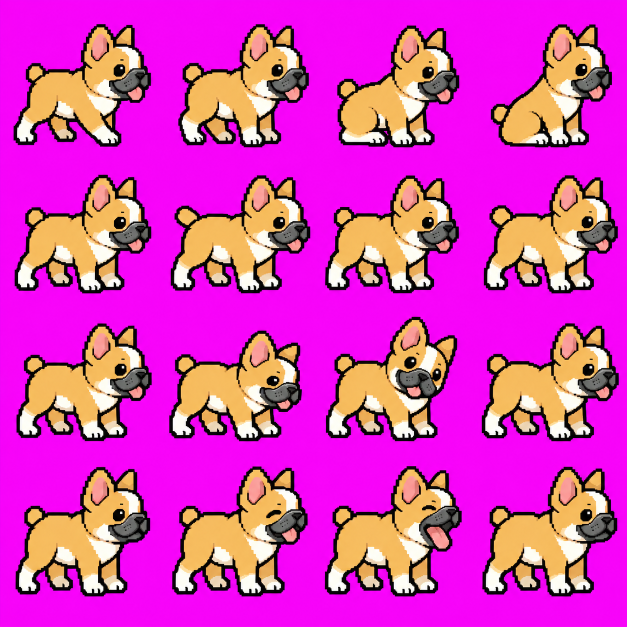
#> input picture assets/pixel_companions_v8/sheets/dog_french_fawn_daily_sheet.png, 1254 x 1254 px (shown at 1/2 size)
$ python build_frenchie_daily_v8.py
#> lines starting #> are read from the running program, lines starting #| are printed output that depends on the picture; after the words box and inside, x2 and y2 are one past the last pixel; in counts of white or black regions, pixels touching at a corner belong together
### tools/build_pixel_companions_v3.py
"""Build transparent, fixed-size animation frames for every desktop companion.

Each input is a 4x4 production sprite sheet.  The script removes the solid
chroma background, keeps a single scale per character (so poses never inflate
or shrink), and aligns grounded poses to one shared foot line.
"""

from __future__ import annotations

from pathlib import Path
from shutil import copyfile

from PIL import Image


ROOT = Path(__file__).resolve().parents[1]
SHEET_DIR = ROOT / "assets" / "pixel_companions_v3" / "sheets"
FRAME_DIR = ROOT / "public" / "assets" / "pixel_companions_v3" / "frames"

FRAME_LAYOUT = (
    ("idle", 0), ("idle", 1), ("idle", 2), ("idle", 3),
    ("walk", 0), ("walk", 1), ("walk", 2), ("walk", 3),
    ("pounce", 0), ("jump", 0), ("jump", 1), ("land", 0),
    ("wash", 0), ("play", 0), ("roll", 0), ("stretch", 0),
)

ALIASES = {
    "look": (("idle", 0), ("idle", 1), ("idle", 2), ("idle", 3)),
    "sleep": (("idle", 1), ("idle", 3)),
    "dangle": (("jump", 0), ("jump", 1)),
    "focusing": (("idle", 0), ("idle", 1), ("idle", 2), ("idle", 3)),
}


def remove_background(cell: Image.Image) -> Image.Image:
    rgba = cell.convert("RGBA")
    pixels = rgba.load()
    for y in range(rgba.height):
        for x in range(rgba.width):
            r, g, b, a = pixels[x, y]
            # Generated sheets use #FF00FF chroma.  The broader threshold also
            # removes small compression/lighting variations at sprite edges.
            is_magenta = (
                r >= 20
                and b >= 20
                and g <= 155
                and r + b >= (2 * g) + 50
                and abs(r - b) <= (max(r, b) * 0.28) + 8
            )
            if a and is_magenta:
                pixels[x, y] = (0, 0, 0, 0)
    return rgba


def split_sheet(sheet: Image.Image) -> list[Image.Image]:
    cells: list[Image.Image] = []
#> cells = []
    for row in range(4):
        top = round(row * sheet.height / 4)
        bottom = round((row + 1) * sheet.height / 4)
        for col in range(4):
            left = round(col * sheet.width / 4)
            right = round((col + 1) * sheet.width / 4)
            cells.append(remove_background(sheet.crop((left, top, right, bottom))))
#> this loop made 4 passes
#> top on passes 2 to 4: 314, 627, 940
#> pass 1, in remove_background (call 4), `rgba = cell.convert("RGBA")`:
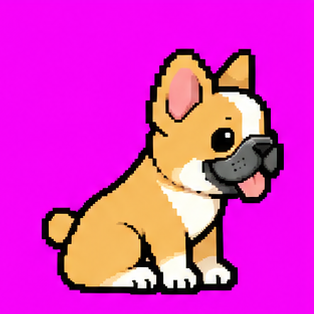
#> rgba: PIL image 314x314 RGBA; mean R, G, B, A 220.7, 51.7, 194.2, 255
#> sheet is the input picture: PIL image 1254x1254 RGB; mean R, G, B 216, 60.4, 185.1
#> after the loop, cells = 16 items
    return cells


# [59 lines left out: functions normalize_frames, build_pet, main, not called in this run]


# [2 lines that do not run on import are left out]

### tools/sprite_contact.py
"""Find the character silhouette, ignoring atlas-edge fragments and alpha noise."""

from PIL import Image


def main_component_bounds(image: Image.Image, threshold: int = 160) -> tuple[int, int, int, int]:
#> called with threshold = 160
    alpha = image.convert("RGBA").getchannel("A")
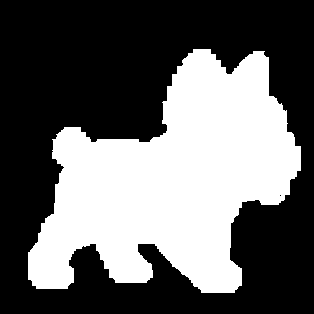
#> alpha: PIL image 314x314 L; 39.3% white; 1 white region, box (x1, y1, x2, y2) and area: (28, 49, 301, 293) 38790
    width, height = alpha.size
#> width = 314; height = 314
    values = alpha.tobytes()
    visited = bytearray(width * height)
    largest_count = 0
    largest_bounds = None
    for start, value in enumerate(values):
        if visited[start] or value < threshold:
            continue
        visited[start] = 1
        pending = [start]
        count = 0
        left, top, right, bottom = width, height, 0, 0
        while pending:
            current = pending.pop()
            x, y = current % width, current // width
            count += 1
            left, top = min(left, x), min(top, y)
            right, bottom = max(right, x + 1), max(bottom, y + 1)
            for ny in range(max(0, y - 1), min(height, y + 2)):
                for nx in range(max(0, x - 1), min(width, x + 2)):
                    neighbour = ny * width + nx
                    if not visited[neighbour] and values[neighbour] >= threshold:
                        visited[neighbour] = 1
                        pending.append(neighbour)
        if count > largest_count:
            largest_count = count
            largest_bounds = (left, top, right, bottom)
#> after the loop, largest_bounds = (28, 49, 301, 293); largest_count = 38790
    if largest_bounds is None:
        raise ValueError("Sprite cell has no opaque character silhouette")
    return largest_bounds

### tools/build_frenchie_daily_v8.py
"""Build daily Frenchie poses with a shared scale and grounded contact line."""

from pathlib import Path
from PIL import Image
from build_pixel_companions_v3 import split_sheet
from sprite_contact import main_component_bounds

ROOT = Path(__file__).resolve().parents[1]
SOURCE = ROOT / "assets/pixel_companions_v8/sheets/dog_french_fawn_daily_sheet.png"
OUTPUT = ROOT / "public/assets/pixel_companions_v8/frames"


def main():
    crops = [cell.crop(main_component_bounds(cell)) for cell in split_sheet(Image.open(SOURCE))]
#> in main_component_bounds (call 2), `alpha = image.convert("RGBA").getchannel("A")`: alpha: PIL image 313x314 L; 40.5% white; 1 white region, box (x1, y1, x2, y2) and area: (43, 49, 304, 294) 39771
#> in main_component_bounds (call 3), `alpha = image.convert("RGBA").getchannel("A")`: alpha: PIL image 313x314 L; 37.4% white; 1 white region, box (x1, y1, x2, y2) and area: (48, 52, 291, 294) 36713
#> in main_component_bounds (call 4), `alpha = image.convert("RGBA").getchannel("A")`: alpha: PIL image 314x314 L; 34.6% white; 1 white region, box (x1, y1, x2, y2) and area: (42, 49, 283, 294) 34067
#> in main_component_bounds (call 5), `alpha = image.convert("RGBA").getchannel("A")`: alpha: PIL image 314x313 L; 40.3% white; 1 white region, box (x1, y1, x2, y2) and area: (30, 36, 302, 272) 39618
#> in main_component_bounds (call 6), `alpha = image.convert("RGBA").getchannel("A")`: alpha: PIL image 313x313 L; 41.3% white; 1 white region, box (x1, y1, x2, y2) and area: (28, 37, 306, 272) 40440
#> in main_component_bounds (call 7), `alpha = image.convert("RGBA").getchannel("A")`: alpha: PIL image 313x313 L; 39.9% white; 1 white region, box (x1, y1, x2, y2) and area: (24, 38, 290, 272) 39045
#> in main_component_bounds (call 8), `alpha = image.convert("RGBA").getchannel("A")`: alpha: PIL image 314x313 L; 40.2% white; 1 white region, box (x1, y1, x2, y2) and area: (28, 37, 295, 272) 39548
#> in main_component_bounds (call 9), `alpha = image.convert("RGBA").getchannel("A")`: alpha: PIL image 314x313 L; 40.4% white; 3 white regions (1 under 20 px), largest, box (x1, y1, x2, y2) and area: (33, 20, 303, 255) 39639, (188, 308, 211, 313) 92
#> in main_component_bounds (call 10), `alpha = image.convert("RGBA").getchannel("A")`: alpha: PIL image 313x313 L; 39.7% white; 3 white regions, box (x1, y1, x2, y2) and area: (25, 35, 290, 255) 38747, (186, 307, 214, 313) 117, (257, 309, 269, 313) 41
#> in main_component_bounds (call 11), `alpha = image.convert("RGBA").getchannel("A")`: alpha: PIL image 313x313 L; 40.2% white; 2 white regions, box (x1, y1, x2, y2) and area: (25, 7, 287, 255) 39269, (182, 306, 210, 313) 151
#> in main_component_bounds (call 12), `alpha = image.convert("RGBA").getchannel("A")`: alpha: PIL image 314x313 L; 41.3% white; 3 white regions, box (x1, y1, x2, y2) and area: (24, 20, 297, 255) 40430, (183, 307, 210, 313) 110, (252, 311, 264, 313) 23
#> in main_component_bounds (call 13), `alpha = image.convert("RGBA").getchannel("A")`: alpha: PIL image 314x314 L; 43.3% white; 1 white region, box (x1, y1, x2, y2) and area: (32, 0, 300, 252) 42708
#> in main_component_bounds (call 14), `alpha = image.convert("RGBA").getchannel("A")`: alpha: PIL image 313x314 L; 44.3% white; 1 white region, box (x1, y1, x2, y2) and area: (31, 0, 301, 252) 43532
#> in main_component_bounds (call 15), `alpha = image.convert("RGBA").getchannel("A")`:
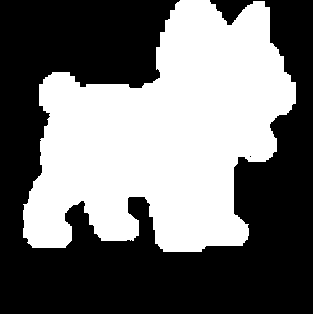
#> alpha: PIL image 313x314 L; 44.6% white; 1 white region, box (x1, y1, x2, y2) and area: (23, 0, 296, 252) 43789
#> the loop in main_component_bounds (call 15), `for start, value in enumerate(values):` made 98282 passes
#> largest_count on pass 181: 43789
#> after the loop in main_component_bounds (call 15), `for start, value in enumerate(values):`: largest_count = 43789
#> in main_component_bounds (call 16), `alpha = image.convert("RGBA").getchannel("A")`:
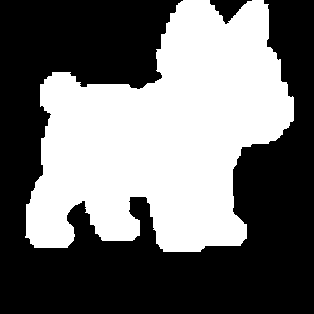
#> alpha: PIL image 314x314 L; 43.5% white; 1 white region, box (x1, y1, x2, y2) and area: (25, 0, 294, 252) 42933
#> the loop in main_component_bounds (call 16), `for start, value in enumerate(values):` made 98596 passes
#> largest_count on pass 184: 42933
#> after the loop in main_component_bounds (call 16), `for start, value in enumerate(values):`: largest_count = 42933
#> crops = 16 items
    scale = min(210 / max(c.width for c in crops), 190 / max(c.height for c in crops), 1.0)
#> scale = 0.754
    OUTPUT.mkdir(parents=True, exist_ok=True)
    for index, crop in enumerate(crops):
        size = (round(crop.width * scale), round(crop.height * scale))
        frame = Image.new("RGBA", (256, 256))
        frame.alpha_composite(crop.resize(size, Image.Resampling.NEAREST), ((256 - size[0]) // 2, 232 - size[1]))
        action = ("sit", "wag", "curious", "yawn")[index // 4]
        frame.save(OUTPUT / f"dog_french_fawn_{action}_{index % 4}.png", optimize=True)
#> this loop made 16 passes
#> (size, action) on passes 1 to 12: ((206, 184), 'sit'), ((197, 185), 'sit'), ((183, 182), 'sit'), ((182, 185), 'sit'), ((205, 178), 'wag'), ((210, 177), 'wag'), ((201, 176), 'wag'), ((201, 177), 'wag'), ((204, 177), 'curious'), ((200, 166), 'curious'), ((198, 187), 'curious'), ((206, 177), 'curious')
#> pass 1, in main, `frame.save(OUTPUT / f"dog_french_fawn_{action}_{index % 4}.png", optim..`:
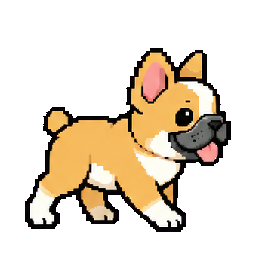
#> saved as dog_french_fawn_sit_0.png: PIL image 256x256 RGBA; mean R, G, B, A 59.4, 48.1, 32.7, 85.8; transparent parts drawn white
#> pass 2, in main, `frame.save(OUTPUT / f"dog_french_fawn_{action}_{index % 4}.png", optim..`:
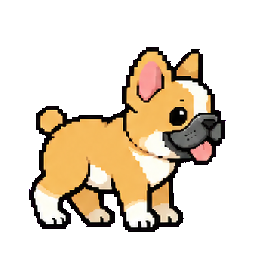
#> saved as dog_french_fawn_sit_1.png: PIL image 256x256 RGBA; mean R, G, B, A 60.9, 49.3, 33.4, 88.2; transparent parts drawn white
#> after the loop:
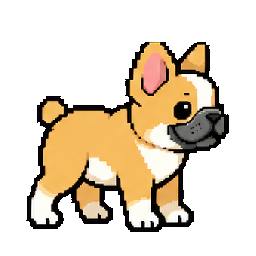
#> frame: PIL image 256x256 RGBA; mean R, G, B, A 65.9, 53.8, 36.5, 95.1; transparent parts drawn white
    print(f"Built 16 daily action frames in {OUTPUT}")


if __name__ == "__main__":
    main()
